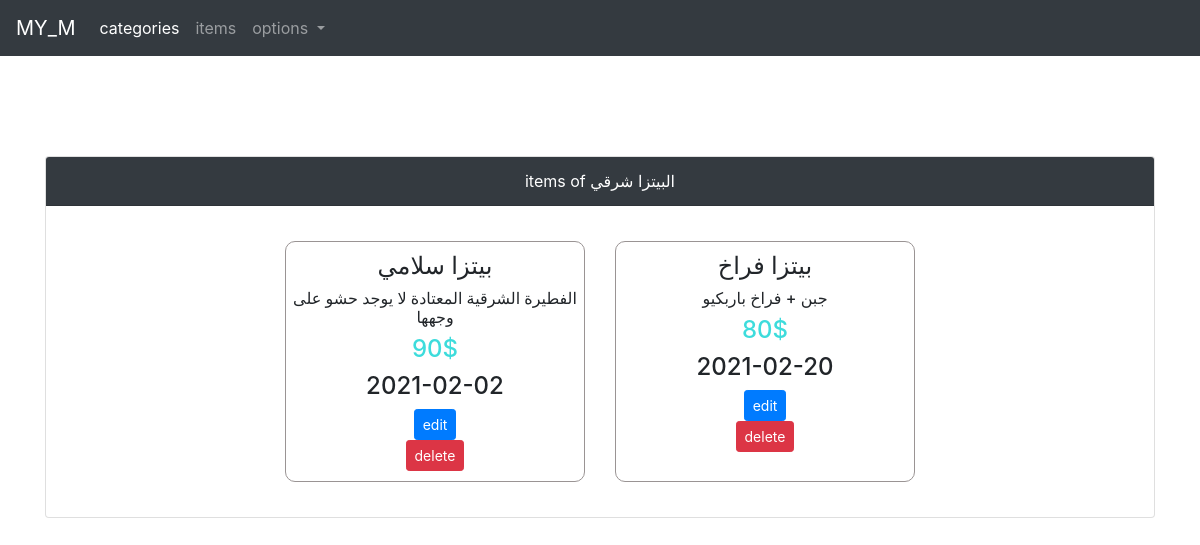
Page /admin/items_category.php?do=show_items&id=13 (signed in) on the committed database.
### tables this page shows
CREATE TABLE `categories` (
  `id` int(11) NOT NULL,
  `name` varchar(255) NOT NULL,
  `description` varchar(255) NOT NULL,
  `allow_visible` tinyint(4) NOT NULL DEFAULT 1,
  `alllow_comment` tinyint(4) NOT NULL DEFAULT 1
);

CREATE TABLE `items` (
  `id` int(11) NOT NULL,
  `name` varchar(255) NOT NULL,
  `description` varchar(255) NOT NULL,
  `price` varchar(255) NOT NULL,
  `date` date NOT NULL,
  `image` varchar(255) NOT NULL,
  `category_id` int(11) NOT NULL,
  `user_id` int(11) NOT NULL
);

### admin/items_category.php (the view, shortened to what this page needs)
<?php
include 'init.php';
if(isset($_SESSION['name']) && $_SESSION['role']==1)
{
    $do=isset($_GET['do'])?$_GET['do']:"";
    if($do=="show_items")
    {
        $cat_id=$_GET['id'];
    }
    $statement=$conn->prepare("SELECT * from items WHERE category_id= $cat_id ");
    $statement->execute();
    $rows_of_items=$statement->fetchAll();
    $statement=$conn->prepare("SELECT * from categories WHERE id= $cat_id ");
    $statement->execute();
    $my_category=$statement->fetch();
    ?>
    <div class="container">
      <div class="justify-content-center row-counter row">
       <div class="col-md-12">
       <div class="card ">
        <div class="card-header bg-dark text-white text-center">
         items of <?php echo $my_category['name']; ?>
        </div>
        <div class="card-body  d-flex flex-row justify-content-center flex-wrap">
         <?php
          foreach($rows_of_items as $item)
          {
              ?>
              <div class="item_cat h4">
                         <div class="h4"><?php echo $item['name']; ?></div>
                         <div class="h6"><?php echo $item['description']; ?></div>
                         <div   class="h4 price_item"><?php echo $item['price']; ?>$</div>
                         <div class="h4"><?php echo $item['date']; ?></div>
                           <form method="POST" action="items.php?do=edit&id=<?php echo $item['id'] ?>">
                                  <button class="btn btn-primary btn-sm">edit</button>
                           </form>
                           <form method="POST" action="items.php?do=delete&id=<?php echo $item['id'] ?>">
                               <button class="btn btn-danger btn-sm">delete</button>
                            </form>
              </div>
              <?php
          }
         ?>
        </div>
       </div>
       </div>
      </div>
    </div>
    <?php
}

### admin/layout/css/login.css (style rules this page uses)
.container { margin-top: 100px; }

### admin/layout/css/dashbord.css (style rules this page uses)
.row-counter { margin-bottom: 20px; }

### admin/layout/css/items_category.css (style rules this page uses)
.item_cat { min-height: 200px; width: 300px; text-align: center; margin: 15px; border: 1px solid rgb(154, 148, 148); padding-top: 10px; transition: .2s all ease-in-out; padding-bottom: 10px; border-radius: 10px; }
.price_item { color: rgb(61, 220, 220); }

### admin/layout/css/load.css (style rules this page uses)
body { overflow: hidden; }

### rows in the picture
categories: name "البيتزا شرقي"
items: name "بيتزا سلامي", description "الفطيرة الشرقية المعتادة لا يوجد حشو على وجهها", price "90", date "2021-02-02"
items: name "بيتزا فراخ", description "جبن + فراخ باربكيو", price "80", date "2021-02-20"
